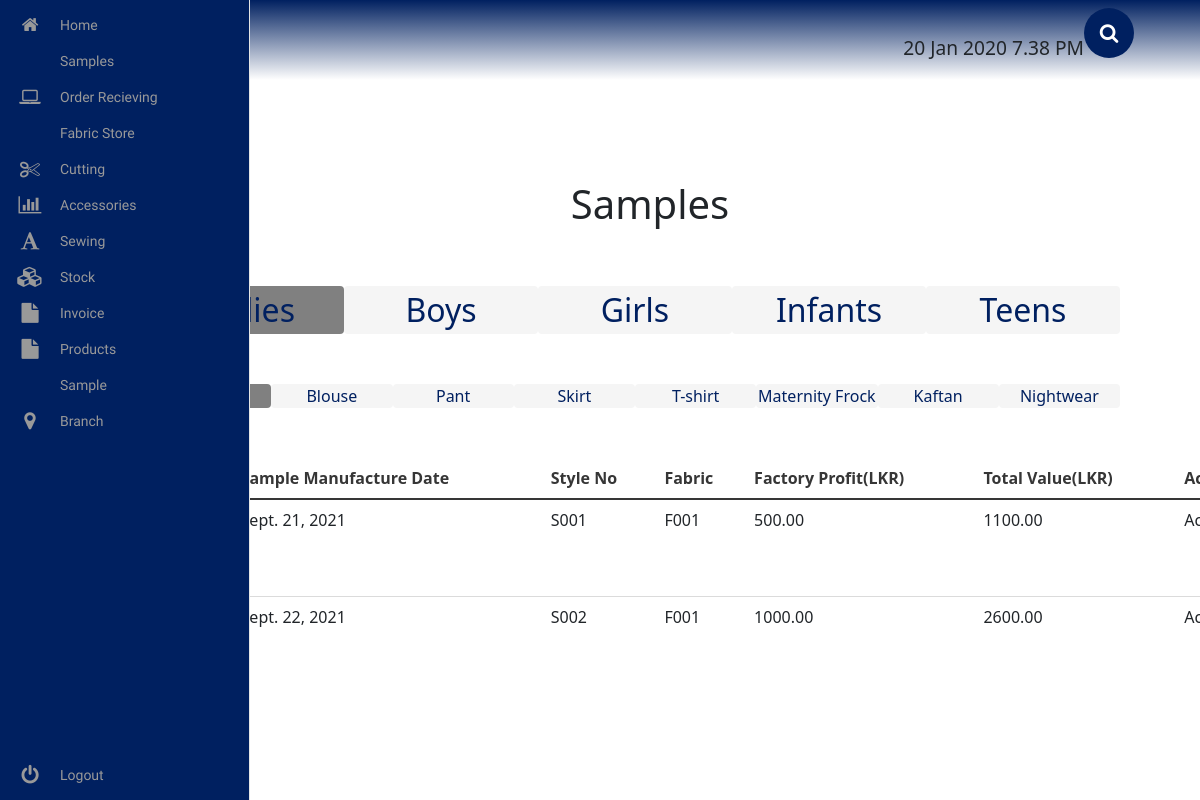
The app's page /sample/, older data.
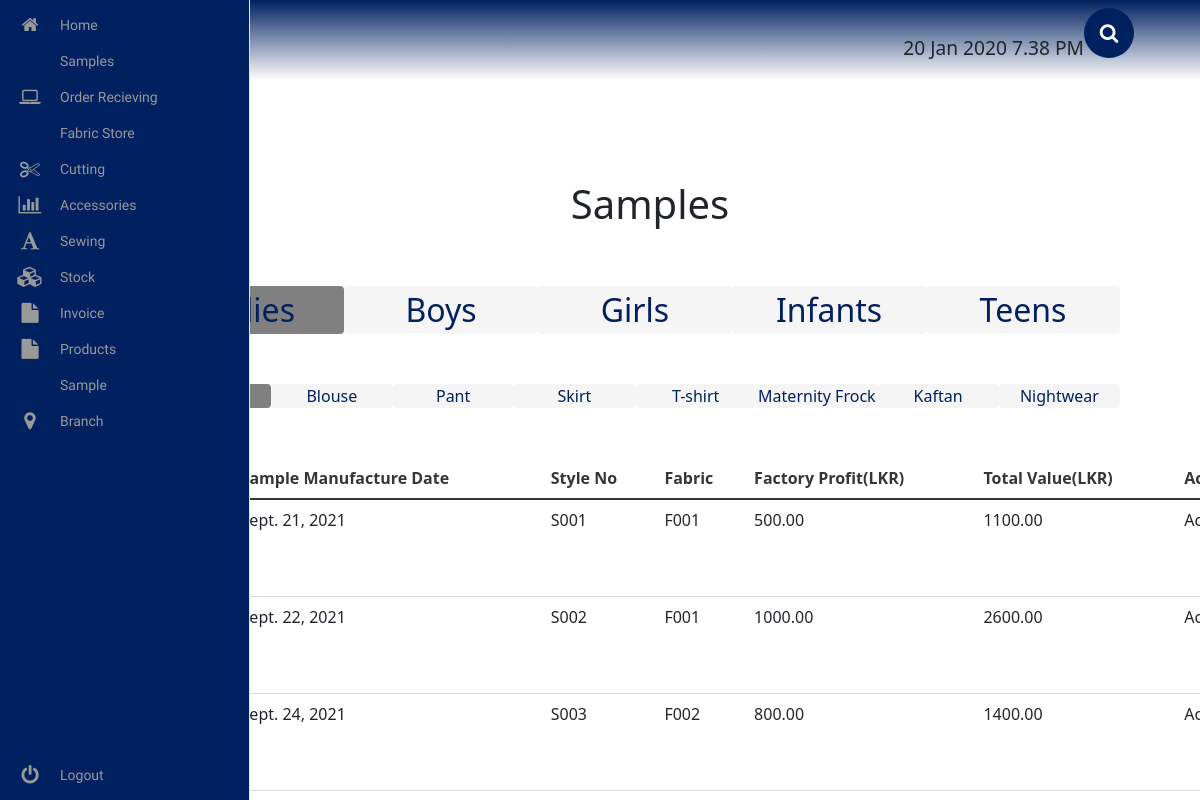
The same page, newer data.
### sample/models.py (models this page shows, shortened)
class LadiesFrock(models.Model):
    img = models.ImageField(upload_to='products/ladies/ladies-frock/img/')
    sample_manufactured_date = models.DateField()
    style_no = models.CharField(max_length=1000)
    fabric = models.ForeignKey(OrderOut, on_delete=models.SET_NULL, null=True, blank=True)
    fabric_price = models.DecimalField(decimal_places=2, max_digits=100000)
    consumption = models.CharField(max_length=1000)
    acc_name = models.CharField(max_length=1000)
    accessories = models.ForeignKey(AccSentOut, on_delete=models.SET_NULL, null=True, blank=True)
    acc_cost = models.DecimalField(decimal_places=2, max_digits=100000)
    sewing_cost = models.DecimalField(decimal_places=2, max_digits=100000)
    embroidery_cost = models.DecimalField(decimal_places=2, max_digits=100000)
    washed_cost = models.DecimalField(decimal_places=2, max_digits=100000)
    paint_cost = models.DecimalField(decimal_places=2, max_digits=100000)
    factory_profit = models.DecimalField(decimal_places=2, max_digits=100000)
    total_value = models.DecimalField(decimal_places=2, max_digits=100000)
    accepted = models.BooleanField(default=True)
    description = models.CharField(max_length=1000)

### fabric/models.py (models this page shows)
class OrderOut(models.Model):
	fabric_id = models.CharField(max_length=100)
	order_received = models.DateField()
	date_order_delivered = models.DateField()
	style_no = models.CharField(max_length=1000)
	order = models.ForeignKey(OrderReceiving, on_delete=models.SET_NULL, null=True, blank=True)
	remarks = models.CharField(max_length=9000)
	required_date = models.DateField()
	quantity = models.IntegerField()
	price = models.DecimalField(decimal_places=2, max_digits=1000)
	customer = models.ForeignKey(Customer, on_delete=models.SET_NULL, null=True, blank=True)
	consumption = models.CharField(max_length=1000)
	total_consumption = models.CharField(max_length=1000)
	delivery_date = models.DateField()
	order_status = models.BooleanField(default=False)
	order_progress = models.CharField(max_length=1000)
	reason = models.CharField(max_length=1000)

### sample/views.py (the view, shortened to what this page needs)
# urls.py: path('', SampleMainView.as_view(), name="sample_view"),
class SampleMainView(View):
	template_name = 'sample_main.html'
	ladies_frock_queryset = LadiesFrock.objects.all()
	ladies_blouse_queryset = LadiesBlouse.objects.all()
	ladies_pant_queryset = LadiesPant.objects.all()
	ladies_skirt_queryset = LadiesSkirt.objects.all()
	ladies_tshirt_queryset = LadiesTshirt.objects.all()
	maternity_frock_queryset = MaternityFrock.objects.all()
	kaftan_queryset = Kaftan.objects.all()
	nightwear_queryset = Nightwear.objects.all()
	def get_ladies_frock_queryset(self):
		return self.ladies_frock_queryset
	def get_ladies_blouse_queryset(self):
		return self.ladies_blouse_queryset
	def get_ladies_pant_queryset(self):
		return self.ladies_pant_queryset
	def get_ladies_skirt_queryset(self):
		return self.ladies_skirt_queryset
	def get_ladies_tshirt_queryset(self):
		return self.ladies_tshirt_queryset
	def get_maternity_frock_queryset(self):
		return self.maternity_frock_queryset
	def get_kaftan_queryset(self):
		return self.kaftan_queryset
	def get_nightwear_queryset(self):
		return self.nightwear_queryset
	boys_pant_queryset = BoysPant.objects.all()
	boys_shirt_queryset = BoysShirt.objects.all()
	boys_tshirt_queryset = BoysTshirt.objects.all()
	boys_short_queryset = BoysShort.objects.all()
	def get_boys_pant_queryset(self):
		return self.boys_pant_queryset
	def get_boys_shirt_queryset(self):
		return self.boys_shirt_queryset
	def get_boys_tshirt_queryset(self):
		return self.boys_tshirt_queryset
	def get_boys_short_queryset(self):
		return self.boys_short_queryset
	girls_frock_queryset = GirlsFrock.objects.all()
	girls_pant_queryset = GirlsPant.objects.all()
	girls_tshirt_queryset = GirlsTshirt.objects.all()
	girls_short_queryset = GirlsShort.objects.all()
	def get_girls_frock_queryset(self):
		return self.girls_frock_queryset
	def get_girls_pant_queryset(self):
		return self.girls_pant_queryset
	def get_girls_tshirt_queryset(self):
		return self.girls_tshirt_queryset
	def get_girls_short_queryset(self):
		return self.girls_short_queryset
	infants_frock_queryset = InfantsFrock.objects.all()
	infants_pant_queryset = InfantsPant.objects.all()
	def get_infants_frock_queryset(self):
		return self.infants_frock_queryset
	def get_infants_pant_queryset(self):
		return self.infants_pant_queryset
	teen_frock_queryset = Teenfrock.objects.all()
	def get_teen_frock_queryset(self):
		return self.teen_frock_queryset
	def get(self, request):
		ladies_frock_form = LadiesFrockForm()
		ladies_blouse_form = LadiesBlouseForm()
		ladies_pant_form = LadiesPantForm()
		ladies_skirt_form = LadiesSkirtForm()
		ladies_tshirt_form = LadiesTshirtForm()
		maternity_frock_form = MaternityFrockForm()
		kaftan_form = KaftanForm()
		nightwear_form = NightwearForm()
		boys_pant_form = BoysPantForm()
		boys_shirt_form = BoysShirtForm()
		boys_tshirt_form = BoysTshirtForm()
		boys_short_form = BoysShortForm()
		girls_frock_form = GirlsFrockForm()
		girls_pant_form = GirlsPantForm()
		girls_tshirt_form = GirlsTshirtForm()
		girls_short_form = GirlsShortForm()
		infants_frock_form = InfantsFrockForm()
		infants_pant_form = InfantsPantForm()
		teens_frock_form = TeenfrockForm()
		context = {
			'ladies_frocks': self.get_ladies_frock_queryset(),
			'ladies_blouses': self.get_ladies_blouse_queryset(),
			'ladies_pants': self.get_ladies_pant_queryset(),
			'ladies_skirts': self.get_ladies_skirt_queryset(),
			'ladies_tshirts': self.get_ladies_tshirt_queryset(),
			'maternity_frocks': self.get_maternity_frock_queryset(),
			'kaftans': self.get_kaftan_queryset(),
			'nightwears': self.get_nightwear_queryset(),
			'ladies_frock_form': ladies_frock_form,
			'ladies_blouse_form': ladies_blouse_form,
			'ladies_skirt_form': ladies_skirt_form,
			'ladies_pant_form': ladies_pant_form,
			'ladies_tshirt_form': ladies_tshirt_form,
			'maternity_frock_form': maternity_frock_form,
			'kaftan_form': kaftan_form,
			'nightwear_form': nightwear_form,
			'boys_pants': self.get_boys_pant_queryset(),
			'boys_shirts': self.get_boys_shirt_queryset(),
			'boys_tshirts': self.get_boys_tshirt_queryset(),
			'boys_shorts': self.get_boys_short_queryset(),
			'boys_pant_form': boys_pant_form,
			'boys_shirt_form': boys_shirt_form,
			'boys_tshirt_form': boys_tshirt_form,
			'boys_short_form': boys_short_form,
			'girls_frocks': self.get_girls_frock_queryset(),
			'girls_pants': self.get_girls_pant_queryset(),
			'girls_tshirts': self.get_girls_tshirt_queryset(),
			'girls_shorts': self.get_girls_short_queryset(),
			'girls_frock_form': girls_frock_form,
			'girls_pant_form': girls_pant_form,
			'girls_tshirt_form': girls_tshirt_form,
			'girls_short_form': girls_short_form,
			'infants_frocks': self.get_infants_frock_queryset(),
			'infants_pants': self.get_infants_pant_queryset(),
			'infants_frock_form': infants_frock_form,
			'infants+pant_form': infants_pant_form,
			'teen_frocks': self.get_teen_frock_queryset(),
			'teens_frock_form': teens_frock_form,
		}
		return render(request, self.template_name, context)

### sample/templates/sample_main.html (shortened to what the changed rows need)
<!DOCTYPE html>
<html lang="en">
{% extends 'base.html' %}
{% load static %}
{% load crispy_forms_tags %}
    {% block extra_css %}
        <link rel="stylesheet" href="{% static 'sample/css/sample_main.css' %}">
    {% endblock %}
    {% block content %}
        <div class="sample__container">
            <h1> Samples </h1>
            <div class="ladies__tables__wrapper" id="ladies-tables-wrapper">
             <div class="table-responsive">
              <table class="table" id="ladies-frock-table">
                <thead>
                  <tr>
                    <th scope="col">Img</th>
                    <th scope="col">Sample Manufacture Date</th>
                    <th scope="col">Style No</th>
                    <th scope="col">Fabric</th>
                    <th scope="col">Factory Profit(LKR)</th>
                    <th scope="col">Total Value(LKR)</th>
                    <th scope="col">Accepted</th>
                  </tr>
                </thead>
                <tbody>
                    {% for ladies_frock in ladies_frocks %}
                    <tr>
                    <td><a href="{% url 'sample:ladies_frock_view' ladies_frock.id %}"><img src="{{ ladies_frock.img.url }}" alt="sample" class="sample__img"></a></td>
                    <td> {{ ladies_frock.sample_manufactured_date }} </td>
                    <td> {{ ladies_frock.style_no }} </td>
                    <td> {{ ladies_frock.fabric.fabric_id }} </td>
                    <td> {{ ladies_frock.factory_profit }} </td>
                    <td> {{ ladies_frock.total_value }} </td>
                    <td> {% if ladies_frock.accepted == True %}
                            Accepted
                        {% else %}
                            Not Accepted
                        {% endif %}
                    </td>
                    </tr>
                    {% endfor %}
                </tbody>
              </table>
            </div>
            </div>
            <div class="teens__table__wrapper" id="teens-tables-wrapper">
                <div class="table-responsive">
                <table class="table" id="teens-frock-table">
                <thead>
                  <tr>
                    <th scope="col">Img Teens Frock</th>
                    <th scope="col">Sample Manufacture Date</th>
                    <th scope="col">Style No</th>
                    <th scope="col">Fabric</th>
                    <th scope="col">Factory Profit(LKR)</th>
                    <th scope="col">Total Value(LKR)</th>
                    <th scope="col">Accepted</th>
                  </tr>
                </thead>
              </table>
            </div>
            </div>
        </div>
    {% endblock %}

Row changes from the older to the newer data that the page shows:
added LadiesFrock: sample_manufactured_date "Sept. 24, 2021", style_no "S003", fabric.fabric_id "F002", factory_profit "800.00", total_value "1400.00", accepted "Accepted"
